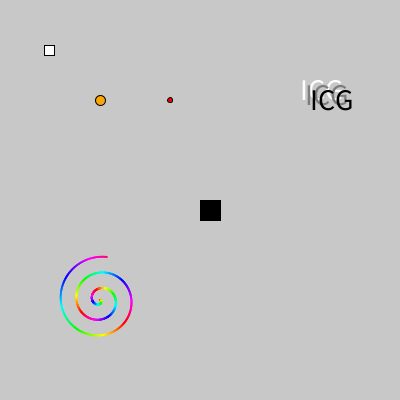
Frame 1 (no input)
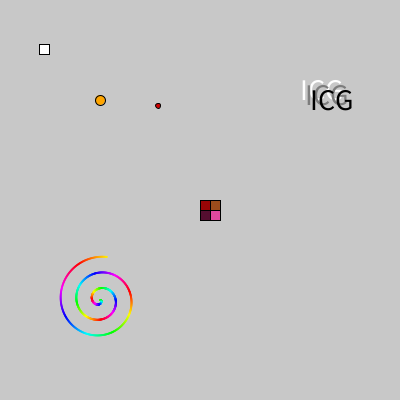
Frame 60 (the mouse pressed at the canvas centre just before this capture)
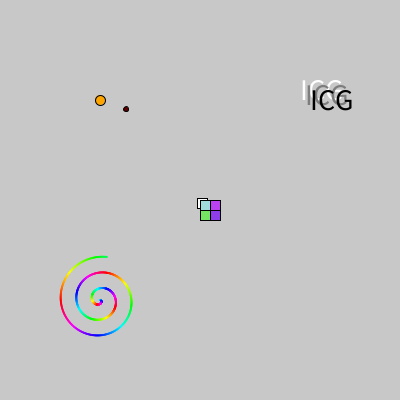
Frame 120 (the mouse held since frame 60 and released just before this capture)

The Processing sketch that drew these frames (run headless with seeded random() and noise(); from frame 60 on, the mouse is pressed at the canvas centre):

// Processing sketch: warmup
// ── warmup.pde
  

float yPos = 50.0;
float xPos = 50.0;
float squareSize = 10;

float planetX = 100.0;
float planetY = 100.0;
float theta = 0.0;

float spiralX = 100;
float spiralY = 300;
float spiralRadius = 50;
float spiralA = 0.05;

color a, b, c, d;


void setup() {  // setup() runs once
  size(400, 400);
  frameRate(30);
}

void keyPressed() {
  if(key == '+') { squareSize += 10; }
  if(key == '-') { squareSize -= 10; }
}

void mousePressed() {
  xPos = mouseX;
  yPos = mouseY;
}
 
void draw() {  // draw() loops forever, until stopped
  background(200);
  fill(255);
  yPos += random(0,2) - 1;
  xPos += random(0,2) - 1;
  
  
  if (yPos < 0) {
    yPos = height;
  } else if(yPos > height) {
    yPos = 0;
  }
  if (xPos < 0) {
    xPos = width;
  } else if(xPos > width) {
    xPos = 0;
  }
  
  fill(color(255, 255, 255));
  rect(xPos - squareSize / 2.0, yPos - squareSize / 2.0, squareSize, squareSize);
  
  // orbit
  float orbitX = planetX + 70.0 * cos(theta);
  float orbitY = planetY + 10.0 * sin(theta);
  theta += 0.01;
  fill(color(255 * cos(theta), 0 , 0));
  ellipse(orbitX, orbitY, 5, 5);
  
  fill(color(#FFA500));
  ellipse(planetX, planetY, 10, 10);
  
  if (frameCount % 30 == 0) {
    a = color(random(0,255), random(0,255), random(0,255));
    b = color(random(0,255), random(0,255), random(0,255));
    c = color(random(0,255), random(0,255), random(0,255));
    d = color(random(0,255), random(0,255), random(0,255));
  }
  
  fill(a);
  rect(200, 200, squareSize, squareSize);
  fill(b);
  rect(200 + squareSize, 200, squareSize, squareSize);
  fill(c);
  rect(200, 200 + squareSize, squareSize, squareSize);
  fill(d);
  rect(200 + squareSize, 200 + squareSize, squareSize, squareSize);
  
  for (int i = 0; i < 1000; i++) {
    float t = radians(i);
    float x = spiralX + spiralA * t * spiralRadius * cos(t);
    float y = spiralY + spiralA * t * spiralRadius * sin(t);
    colorMode(HSB);
    fill(color((i + frameCount) % 255, 255, 255));
    noStroke();
    ellipse(x, y, 2, 2);
    colorMode(RGB);
    stroke(0);
  }
  
  textSize(30);
  fill(255);
  text("ICG", 300, 100);
  fill(125);
  text("ICG", 305, 105);
  fill(0);
  text("ICG", 310, 110);
}
